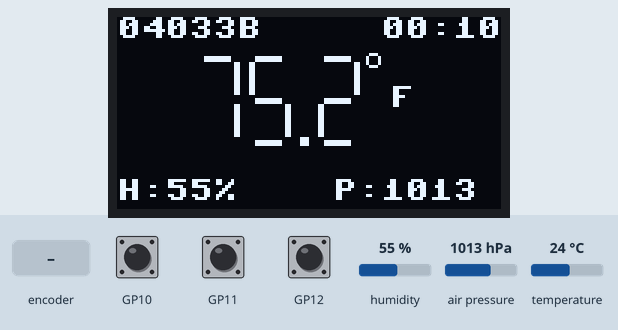
This program was run on a simulated Raspberry Pi Pico running MicroPython. Shown: 128×64 one-colour display. Inputs (shaded band) come from the test bench; at power-on: GP12 HIGH, GP10 HIGH, GP11 HIGH, humidity 55 %, air pressure 1013 hPa, temperature 24 °C. WiFi joins after 1.5 s; the clock reads 2024-03-15 10:24:30 at power-on unless the program sets it; files the program writes start out absent; random numbers come from a fixed seed; no MQTT or app messages arrive unless stated; values from a settings file that is not in the repository are placeholders; library files of the repository ran but are not shown: ssd1306.py; what the program prints to the serial console is not drawn.

Above: at 7.4 s.
7.5 s: rotary encoder on GP10 / GP11 turned 1 step (first pin leading)
At 8.5 s:
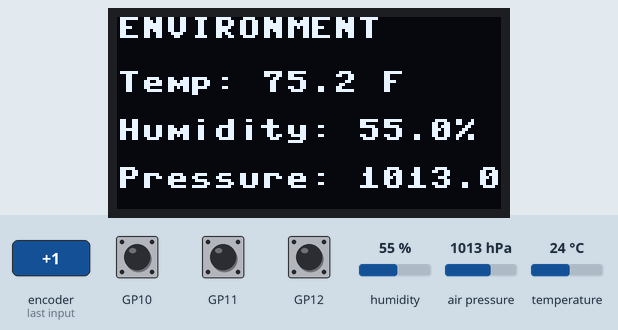
19.5 s: rotary encoder on GP10 / GP11 turned 1 step (first pin leading)
At 19.9 s:
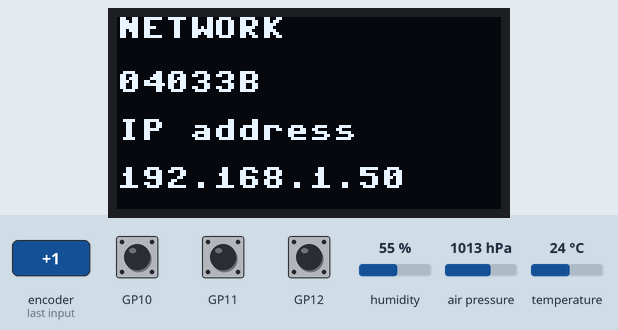
30.3 s: GP12 pulled LOW for 0.15 s
At 30.98 s:
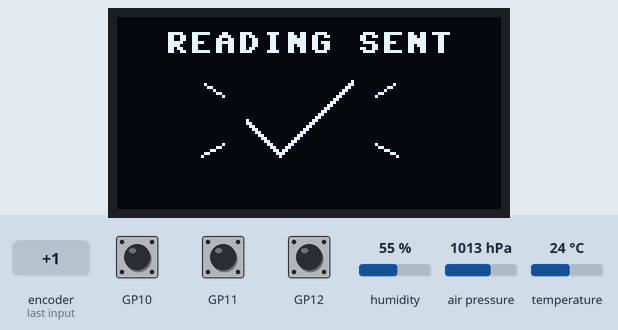
Timing chart, 0 to 33.3 s (numbered marks = the images above; inputs shaded):
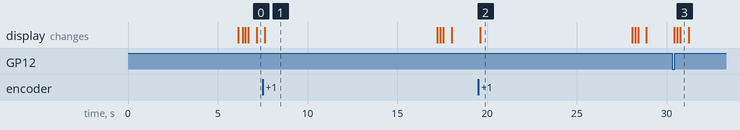

Measured:
- after the input at 30.3 s, the display: first changes after 0.13 s (image 3 shows a later state)
- what the display in image 1 shows lasts 9.6 s, from 7.6 s to 17.2 s
- what the display in image 2 shows lasts 8.5 s, from 19.6 s to 28.1 s
- what the display in image 3 shows lasts 0.4 s, from 30.8 s to 31.2 s

The program:

main.py
```python
import wifi
import ntpTime
import sensor_manager
import time
import mqttClient
import display
import device
import controls
import os
from machine import RTC
from config import READING_INTERVAL_SEC

RECONNECT_DELAY_SEC = 10
SENSOR_RETRY_DELAYS_SEC = (10, 30, 60)
LOG_FILE = "boot.log"
OLD_LOG_FILE = "boot.log.old"
MAX_LOG_SIZE_BYTES = 16 * 1024


def rotate_log_if_needed():
    try:
        if os.stat(LOG_FILE)[6] < MAX_LOG_SIZE_BYTES:
            return
    except OSError:
        return

    try:
        os.remove(OLD_LOG_FILE)
    except OSError:
        pass

    try:
        os.rename(LOG_FILE, OLD_LOG_FILE)
    except OSError:
        # If rotation fails, remove the active log so logging cannot fill
        # the filesystem indefinitely.
        try:
            os.remove(LOG_FILE)
        except OSError:
            pass

def log(msg):
    print(msg)

    try:
        rotate_log_if_needed()

        with open(LOG_FILE, "a") as f:
            f.write(msg + "\n")
    except Exception:
        pass

def get_ip_address(wlan):
    if wlan is None or not wlan.isconnected():
        return None

    ip_address = wlan.ifconfig()[0]

    if not ip_address or ip_address == "0.0.0.0":
        return None

    return ip_address


def ensure_wifi(wlan=None):
    while True:
        ip_address = get_ip_address(wlan)

        if ip_address is not None:
            return wlan, ip_address

        log("Connecting to WiFi")
        wlan = wifi.connect()
        ip_address = get_ip_address(wlan)

        if ip_address is not None:
            log("WiFi OK")
            log("IP Address: {}".format(ip_address))
            return wlan, ip_address

        log("WiFi unavailable; retrying in {} seconds".format(
            RECONNECT_DELAY_SEC
        ))
        time.sleep(RECONNECT_DELAY_SEC)


def ensure_mqtt(wlan):
    while True:
        wlan, ip_address = ensure_wifi(wlan)

        try:
            mqttClient.connect()
            log("Connected to message queue")
            return wlan, ip_address
        except Exception as e:
            log("MQTT connection failed: {}".format(e))
            mqttClient.disconnect()
            log("Retrying MQTT in {} seconds".format(
                RECONNECT_DELAY_SEC
            ))
            time.sleep(RECONNECT_DELAY_SEC)


def wait_for_next_reading(data, ip_address, scheduled_at):
    next_display_at = 0

    while time.ticks_diff(scheduled_at, time.ticks_ms()) > 0:
        rotation, pressed = controls.poll()
        if rotation:
            display.change_page(rotation)
            next_display_at = 0
        if pressed:
            return True

        now = time.ticks_ms()
        if time.ticks_diff(now, next_display_at) >= 0:
            remaining_ms = max(0, time.ticks_diff(scheduled_at, now))
            display.update(
                data,
                rtc.datetime(),
                (remaining_ms + 999) // 1000,
                ip_address
            )
            next_display_at = time.ticks_add(now, 1000)
        time.sleep_ms(10)

    return False


# Connect to WiFi
log("Starting WiFi")
wlan, ip_address = ensure_wifi()

log("WiFi OK")
log("IP Address: {}".format(ip_address))

log("Syncing time")

if ntpTime.sync_time():
    log("Time synced")
else:
    log("Time sync failed")

log("Setting up display")
if display.init():
    log("Display initialized")
else:
    log("Display not detected; continuing without it")

# Initialize RTC
log("Initializing RTC")
rtc = RTC()

# Connect MQTT
log("Connecting to message queue")
wlan, ip_address = ensure_mqtt(wlan)

log(
    "Device ID: {}".format(
        device.get_device_id()
    )
)

log("Monitor Started")
log("----------------------------")

controls.init()
sensor_missing = False
sensor_retry_index = 0
scheduled_at = None
manual_reading = False

while True:
    sensor_reading = sensor_manager.read()

    if sensor_reading is None:
        retry_delay = SENSOR_RETRY_DELAYS_SEC[sensor_retry_index]

        sensor_missing = True
        log("Environmental sensor unavailable: {}. Retrying in {} seconds".format(
            sensor_manager.get_error(),
            retry_delay
        ))

        # Refresh the warning on every retry. This also initializes an OLED
        # that is connected after startup.
        display.show_sensor_not_detected()
        time.sleep(retry_delay)
        sensor_retry_index = min(
            sensor_retry_index + 1,
            len(SENSOR_RETRY_DELAYS_SEC) - 1
        )
        continue

    data = sensor_reading["environmental"]

    if sensor_missing:
        log("Environmental sensor recovered; resuming readings")
        sensor_missing = False
        sensor_retry_index = 0

    dt = rtc.datetime()
    display.update(data, dt, ip_address=ip_address)

    hour = dt[4]

    timestamp = "{}-{:02}-{:02}T{:02}:{:02}:{:02}".format(
        dt[0],  # year
        dt[1],  # month
        dt[2],  # day
        hour,
        dt[5],
        dt[6]
    )

    payload = {
        "device_id": "CC-0001",
        "ip_address": ip_address,
        "timestamp": timestamp,
        "hardware": {
            "bme280": "BME280" in sensor_reading["hardware"],
            "bme688": "BME688" in sensor_reading["hardware"],
            "mics6814": "MICS6814" in sensor_reading["hardware"],
            "oled": display.is_available()
        },
        "hardware_devices": sensor_reading["hardware"] + (
            ["OLED"] if display.is_available() else []
        ),
        "measurements": sensor_reading["measurements"],
        "temperature_c": data["temperature_c"],
        "humidity_pct": data["humidity_pct"],
        "pressure_hpa": data["pressure_hpa"],
        "gas_resistance_ohms": data.get("gas_resistance_ohms")
    }

    log(timestamp)
    if manual_reading:
        log("Manual reading requested")
    log(f"Temp = {data['temperature_c']} C")
    log(f"Humidity = {data['humidity_pct']} %")
    log(f"Pressure = {data['pressure_hpa']} hPa")
    if data.get("gas_resistance_ohms") is not None:
        log(f"Gas resistance = {data['gas_resistance_ohms']} ohms")
    log("")

    while True:
        wlan, ip_address = ensure_wifi(wlan)
        payload["ip_address"] = ip_address

        try:
            mqttClient.publish_reading(payload)
            display.show_publish_success()
            break
        except Exception as e:
            log("MQTT publish failed: {}".format(e))
            mqttClient.disconnect()
            wlan, ip_address = ensure_mqtt(wlan)

    if not manual_reading:
        now = time.ticks_ms()
        if scheduled_at is None or time.ticks_diff(scheduled_at, now) <= 0:
            scheduled_at = time.ticks_add(
                now,
                READING_INTERVAL_SEC * 1000
            )

    manual_reading = wait_for_next_reading(
        data,
        ip_address,
        scheduled_at
    )
```

wifi.py
```python
import network
import time

from config import SSID, PASSWORD


def log(msg):
    print(msg)

    try:
        with open("boot.log", "a") as f:
            f.write(msg + "\n")
    except Exception:
        pass


def connect():

    wlan = network.WLAN(network.STA_IF)

    log("----------------------------")
    log("WiFi Startup")
    log("----------------------------")

    wlan.active(True)

    # Already connected?
    if wlan.isconnected():
        ip = wlan.ifconfig()[0]

        if ip != "0.0.0.0":
            log("Already connected")
            log("IP Address: {}".format(ip))
            return wlan

    max_attempts = 5

    for attempt in range(max_attempts):

        log("----------------------------")
        log("WiFi connection attempt {}".format(attempt + 1))
        log("----------------------------")

        try:
            wlan.disconnect()
        except Exception:
            pass

        # Reset radio between attempts
        wlan.active(False)
        time.sleep(2)

        wlan.active(True)
        time.sleep(2)

        log("Connecting to WiFi...")
        wlan.connect(SSID, PASSWORD)

        timeout = 15

        while timeout > 0:

            if wlan.isconnected():
                break

            log("Waiting for WiFi...")
            timeout -= 1
            time.sleep(1)

        if wlan.isconnected():

            log("WiFi associated")

            log("Waiting for DHCP lease...")

            dhcp_timeout = 30

            while dhcp_timeout > 0:

                ip = wlan.ifconfig()[0]

                log("Current IP: {}".format(ip))

                if ip != "0.0.0.0":
                    break

                log("Waiting for DHCP...")
                dhcp_timeout -= 1
                time.sleep(1)

            ip = wlan.ifconfig()[0]

            if ip != "0.0.0.0":

                log("Connected!")
                log("IP Address: {}".format(ip))
                log("Network Config: {}".format(wlan.ifconfig()))

                return wlan

            log("DHCP failed")

        log("WiFi Status: {}".format(wlan.status()))
        log("WiFi connection attempt failed")

        time.sleep(5)

    log("WiFi connection failed")

    return None
```

ntpTime.py
```python
import ntptime
import time

def sync_time():
    try:
        print("Syncing time...")

        ntptime.settime()

        print("Time synced")

        return True

    except Exception as e:
        print("NTP sync failed: {}".format(e))
        return False
```

sensor_manager.py
```python
import gas_sensor
import sensor as environment_sensor


OPTIONAL_DRIVERS = (gas_sensor,)


def get_error():
    return environment_sensor.get_error()


def read():
    environmental = environment_sensor.GetTempData()
    if environmental is None:
        return None

    hardware = environment_sensor.get_hardware()
    measurements = environment_sensor.get_measurements(environmental)

    for driver in OPTIONAL_DRIVERS:
        result = driver.read()
        if result is None:
            continue
        hardware.extend(result["hardware"])
        measurements.extend(result["measurements"])

    return {
        "environmental": environmental,
        "hardware": hardware,
        "measurements": measurements
    }
```

mqttClient.py
```python
from umqtt.simple import MQTTClient
import binascii
import json
import device
import os

from config import BROKER, READING_INTERVAL_SEC

DEVICE_ID = device.get_device_id()
MQTT_CLIENT_ID = "{}-{}".format(
    DEVICE_ID,
    binascii.hexlify(os.urandom(4)).decode()
)

TOPIC = "climatecube/readings"

client = None

def connect():
    global client

    client = MQTTClient(
        # A new ID per boot prevents a stale broker connection with the same
        # hardware ID from resetting a rapid reconnect after a Pico reboot.
        client_id=MQTT_CLIENT_ID,
        server=BROKER
    )

    client.connect()

def disconnect():
    global client

    if client is not None:
        try:
            client.disconnect()
        except Exception:
            pass

    client = None

def publish_reading(payload):

    if client is None:
        raise OSError("MQTT client is not connected")

    payload["device_id"] = DEVICE_ID
    payload["reading_interval_sec"] = READING_INTERVAL_SEC

    client.publish(
        TOPIC,
        json.dumps(payload).encode("utf-8"),
        qos=1
    )

    print("Reading published")
    print(
        "Next reading in {} seconds".format(
            READING_INTERVAL_SEC
        )
    )
```

display.py
```python
from machine import Pin, I2C
from ssd1306 import SSD1306_I2C
import device
import time

oled = None
page = 0
PAGE_COUNT = 3


def init():
    global oled

    try:
        i2c = I2C(0, scl=Pin(5), sda=Pin(4))

        if 0x3c not in i2c.scan():
            oled = None
            return False

        oled = SSD1306_I2C(128, 64, i2c)

        oled.fill(0)
        oled.text("ClimateCube", 0, 0)
        oled.text("Starting...", 0, 15)
        oled.show()
        return True
    except OSError as error:
        print("OLED initialization failed: {}".format(error))
        oled = None
        return False


def _ready():
    return oled is not None or init()


def is_available():
    global oled

    try:
        i2c = I2C(0, scl=Pin(5), sda=Pin(4))
        detected = 0x3c in i2c.scan()
    except OSError:
        detected = False

    if not detected:
        oled = None
        return False

    return oled is not None or init()


def _show(draw):
    global oled

    if not _ready():
        return False

    try:
        oled.fill(0)
        draw()
        oled.show()
        return True
    except OSError:
        oled = None
        return False


SEGMENTS = {
    "0": "abcedf",
    "1": "bc",
    "2": "abdeg",
    "3": "abcdg",
    "4": "bcfg",
    "5": "acdfg",
    "6": "acdefg",
    "7": "abc",
    "8": "abcdefg",
    "9": "abcdfg"
}


def _draw_segment_digit(x, y, digit):
    segments = SEGMENTS.get(digit, "")
    lines = {
        "a": (x + 2, y, x + 10, y),
        "b": (x + 12, y + 2, x + 12, y + 12),
        "c": (x + 12, y + 16, x + 12, y + 26),
        "d": (x + 2, y + 28, x + 10, y + 28),
        "e": (x, y + 16, x, y + 26),
        "f": (x, y + 2, x, y + 12),
        "g": (x + 2, y + 14, x + 10, y + 14)
    }

    for segment in segments:
        x1, y1, x2, y2 = lines[segment]
        oled.line(x1, y1, x2, y2, 1)
        if y1 == y2:
            oled.line(x1, y1 + 1, x2, y2 + 1, 1)
        else:
            oled.line(x1 + 1, y1, x2 + 1, y2, 1)


def _draw_large_temperature(temp_f):
    text = "{:.1f}".format(temp_f)
    number_width = sum(6 if character == "." else 17 for character in text)
    suffix_width = 17
    x = max(0, (128 - number_width - suffix_width) // 2)

    for character in text:
        if character == ".":
            oled.fill_rect(x, 40, 3, 3, 1)
            x += 6
        else:
            _draw_segment_digit(x, 13, character)
            x += 17

    oled.ellipse(x + 1, 14, 2, 2, 1)
    oled.text("F", x + 7, 23)


def _format_countdown(seconds_remaining):
    seconds_remaining = max(0, int(seconds_remaining))

    if seconds_remaining >= 360000:
        return "99h+"

    if seconds_remaining >= 3600:
        hours = seconds_remaining // 3600
        minutes = (seconds_remaining % 3600) // 60
        return "{}h{:02}".format(hours, minutes)

    minutes = seconds_remaining // 60
    seconds = seconds_remaining % 60
    return "{:02}:{:02}".format(minutes, seconds)


def change_page(direction):
    global page

    page = (page + direction) % PAGE_COUNT
    return page


def update(data, dt, seconds_remaining=None, ip_address=None):
    temp_c = data["temperature_c"]
    temp_f = (temp_c * 9 / 5) + 32

    humidity = data["humidity_pct"]
    pressure = data["pressure_hpa"]

    def draw():
        if page == 1:
            oled.text("ENVIRONMENT", 0, 0)
            oled.text("Temp: {:.1f} F".format(temp_f), 0, 18)
            oled.text("Humidity: {:.1f}%".format(humidity), 0, 34)
            oled.text("Pressure: {:.1f}".format(pressure), 0, 50)
            return

        if page == 2:
            oled.text("NETWORK", 0, 0)
            oled.text(device.get_display_id(), 0, 18)
            oled.text("IP address", 0, 34)
            oled.text(ip_address or "Not connected", 0, 50)
            return

        oled.text(device.get_display_id(), 0, 0)
        if seconds_remaining is not None:
            countdown = _format_countdown(seconds_remaining)
            oled.text(countdown, 128 - (len(countdown) * 8), 0)
        _draw_large_temperature(temp_f)
        oled.text("H:{:.0f}%".format(humidity), 0, 54)
        oled.text("P:{:.0f}".format(pressure), 72, 54)

    return _show(draw)


def show_publish_success():
    global oled

    if not _ready():
        return False

    try:
        frames = (0, 1, 2)

        for frame in frames:
            oled.fill(0)
            oled.text("READING SENT", 16, 5)
            oled.line(43, 34, 54, 45, 1)
            oled.line(54, 45, 78, 21, 1)
            oled.line(43, 35, 54, 46, 1)
            oled.line(54, 46, 78, 22, 1)

            if frame >= 1:
                oled.line(35, 26, 29, 22, 1)
                oled.line(86, 26, 92, 22, 1)
            if frame >= 2:
                oled.line(35, 42, 28, 46, 1)
                oled.line(86, 42, 93, 46, 1)

            oled.show()
            time.sleep_ms(140)

        time.sleep_ms(300)
        return True
    except OSError:
        oled = None
        return False


def show_sensor_not_detected():
    def draw():
        oled.text("ClimateCube", 0, 0)
        oled.text("Sensor read", 0, 22)
        oled.text("unavailable", 0, 38)

    return _show(draw)


def show_temperature(data):

    temp_c = data["temperature_c"]
    temp_f = (temp_c * 9 / 5) + 32

    oled.fill(0)

    oled.text("Temperature", 0, 0)
    oled.text("{:.1f} F".format(temp_f), 0, 24)

    oled.show()


def show_humidity(data):

    oled.fill(0)

    oled.text("Humidity", 0, 0)
    oled.text(
        "{:.1f}%".format(
            data["humidity_pct"]
        ),
        0,
        24
    )

    oled.show()


def show_pressure(data):

    oled.fill(0)

    oled.text("Pressure", 0, 0)
    oled.text(
        "{:.1f}".format(
            data["pressure_hpa"]
        ),
        0,
        24
    )

    oled.show()
```

device.py
```python
import machine
import ubinascii


def get_device_id():
    return ubinascii.hexlify(
        machine.unique_id()
    ).decode()


def get_display_id():
    return get_device_id()[-6:].upper()
```

Source omitted: controls.py (1982 bytes), gas_sensor.py (1461 bytes), sensor.py (3582 bytes), mics6814.py (3516 bytes)
